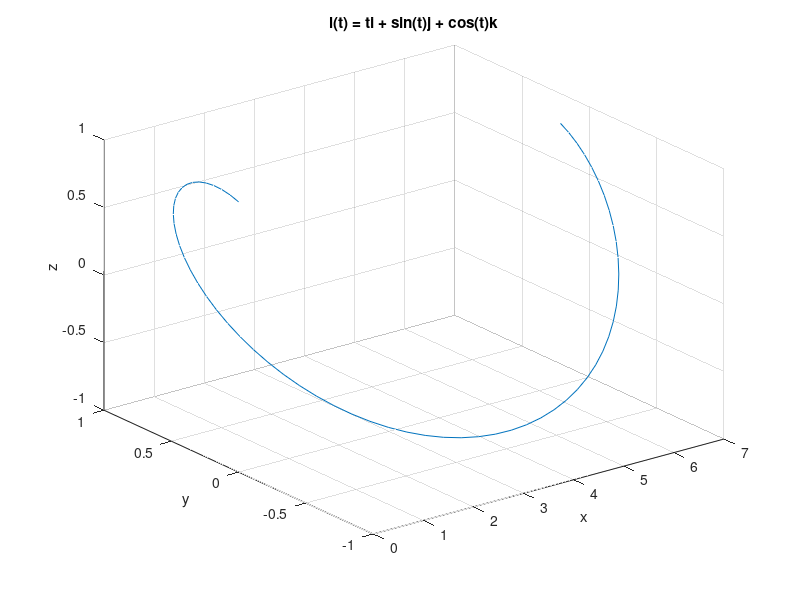

MATLAB code to generate this figure: (Note: this script raises an error after producing the figure.)
clear; % clear variables
clc; % clear command window
close all

%% 1c
clear; % clear variables
clc; % clear command window
close all
t = 0:0.1:2*pi;
x= t;
y =sin(t);
z = cos(t);

plot3(x,y,z);
xlabel('x');
ylabel('y');
zlabel('z');
title("l(t) = ti + sin(t)j + cos(t)k")
grid on;

%% Task 6.1
% Altered from lecture notes
clear; % clear variables
clc; % clear command window
close all
%example 2.4.1%
%Define the vector field
syms x y z
F = [x-y,x+y,z+2*x];
 % given vector field
% Define path in its parametric form
syms t real
 % parameter t
R1 = [t,2*t,5*t]
 % parametrization R(t)
a = 0; b = 1;
 % interval for t
%Work done by the vector field
FR = subs(F,{x,y,z},{R1(1),R1(2),R1(3)}) % in F substitute parametrization R for x,y,z
Rp = diff(R1,t)
 % R’(t)
W1 = int(dot(FR,Rp),t,a,b)


%example 2.4.2%
%Define the vector field
syms x y z
F = [x-y,x+y,z+2*x];
 % given vector field
G = curl(F) ;
%example 2.4.2
% Define path in its parametric form
syms t real
 % parameter t
R2 = [t,2*t,5*t^2]
 % parametrization R(t)
a = 0; b = 1;
 % interval for t
%Work done by the vector field
FR = subs(F,{x,y,z},{R2(1),R2(2),R2(3)}) % in F substitute parametrization R for x,y,z
Rp = diff(R2,t)
 % R’(t)
W2 = int(dot(FR,Rp),t,a,b)


%example 2.4.3%
%Define the vector field
syms x y z
F = [x-y,x+y,z+2*x];
 % given vector field
% Define path in its parametric form
syms t real
R3 = [2*cos(t),2*sin(t),1]
a = 0; b = 2*pi;
% parameter t
% parametrization R(t)
% interval for t
%Work done by the vector field
FR = subs(F,{x,y,z},{R3(1),R3(2),R3(3)}); % in F substitute parametrization R for x,y,z
Rp = diff(R3,t);
 % R’(t)
W3 = int(dot(FR,Rp),t,a,b)


%% Task 6.2
% Altered from lecture notes
clear; % clear variables
clc; % clear command window
close all
%Define the vector field
syms x y z
F = [x-y,x+y,z+2*x];
 % given vector field
% Define path in its parametric form
syms t real
 % parameter t
R4 = [t,2*t,5*t]
 % parametrization R(t)
a = 0; b = 5;
 % interval for t
%Work done by the vector field
FR = subs(F,{x,y,z},{R4(1),R4(2),R4(3)}); % in F substitute parametrization R for x,y,z
Rp = diff(R4,t);
 % R’(t)
W4 = int(dot(FR,Rp),t,a,b)

%% Task 6.3
% Altered from lecture notes
clear; % clear variables
clc; % clear command window
close all
%Define the vector field
syms x y z
F = [x-y,x+y,z+2*x];
 % given vector field
% Define path in its parametric form
syms t real
 % parameter t
R5 = [t+3.*(cos(2.*pi.*t./5)+1),2*t + 3.*(sin(2.*pi.*t./5)+1),5*t]
 % parametrization R(t)
a = 0; b = 5;
 % interval for t
%Work done by the vector field
FR = subs(F,{x,y,z},{R5(1),R5(2),R5(3)}); % in F substitute parametrization R for x,y,z
Rp = diff(R5,t);
 % R’(t)
W5 = int(dot(FR,Rp),t,a,b)

%% Task 6.4
% Altered from given file
clear; % clear variables
clc; % clear command window
close all

% The vector field F = [x-y,x+y,z+2x]
F = @(x) [x(1)-x(2); x(1)+x(2); x(3)+2*x(1)];
% Here x is a vector so x(1)='x', x(2)='y', x(3)='z'
syms t real
% interval for t
a = 0;
b = 5;

% The first path:
r1 = [t; 2*t; 5*t];
% Its tangent vector
dr1 = diff(r1,t);
% The work done
W1 = int(dot(F(r1),dr1),t,a,b);

% The second path
r2 = [t+3.*(cos(2.*pi.*t./5)+1);2*t + 3.*(sin(2.*pi.*t./5)+1);5*t];
% Its tangent vector
dr2 = diff(r2,t);
% The work done
W2 = int(dot(F(r2),dr2),t,a,b);

% plot the paths
subplot(1,2,1)
fplot3(r1(1),r1(2),r1(3),[a,b],'b')
xlabel('x'); ylabel('y'); zlabel('z'); %axis equal

hold on
fplot3(r2(1),r2(2),r2(3),[a,b],'r')

% The points at which to plot the vectors
T = a:0.1:b;

% The first curve
R1 = double(subs(r1,t,T));
% The first curve's tangent vectors
DR1 = double(subs(dr1,t,T));
quiver3(R1(1,:),R1(2,:),R1(3,:),DR1(1,:),DR1(2,:),DR1(3,:),0.2,'Color',[0 0 0.5])
% The vector field on the first curve
FR1 = double(subs(F(r1),t,T));
quiver3(R1(1,:),R1(2,:),R1(3,:),FR1(1,:),FR1(2,:),FR1(3,:),'Color',[0 0 0.5])

% The second curve
R2 = double(subs(r2,t,T));
% The second curve's tangent vectors
DR2 = double(subs(dr2,t,T));
quiver3(R2(1,:),R2(2,:),R2(3,:),DR2(1,:),DR2(2,:),DR2(3,:),0.2,'Color',[0.5 0 0])
% The vector field on the second curve
FR2 = double(subs(F(r2),t,T));
quiver3(R2(1,:),R2(2,:),R2(3,:),FR2(1,:),FR2(2,:),FR2(3,:),'Color',[0.5 0 0])

% the integrand for the first curve
FDR1 = double(subs(dot(F(r1),dr1),t,T));
subplot(1,2,2)
area(T,FDR1,'FaceColor','b','FaceAlpha',0.5)
xlabel('t'); ylabel('$\mathbf{F}\cdot\frac{d\mathbf{r}}{dt}$','Interpreter','latex');
hold on

% the integrand for the second curve
FDR2 = double(subs(dot(F(r2),dr2),t,T));
area(T,FDR2,'FaceColor','r','FaceAlpha',0.5)
legend(sprintf('W4=%d',W1),sprintf('W5=%.2f',W2))
hold off
